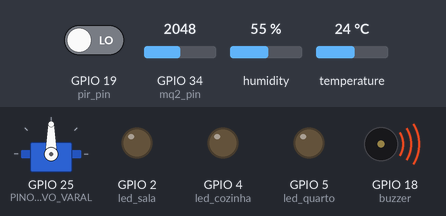
Bench run of a program on a simulated ESP32. Shown: servo, output pins drawn as LEDs (lit = HIGH), buzzer (waves = sounding, pin HIGH). The inputs (shaded band) are chosen by the test bench; at power-on: humidity 55 %, GPIO 34 (mq2_pin) = 2048, GPIO 19 (pir_pin) LOW, temperature 24 °C. WiFi joins after 1.5 s; servers stay silent unless stated; no MQTT or app messages arrive unless stated.

Above: at 1.2 s.
1.3 s: humidity set to 58 %
6.2 s: humidity set to 61 %
At 11.1 s:
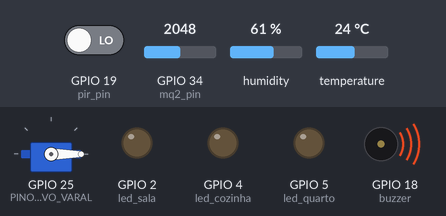
11.5 s: GPIO 34 (mq2_pin) set to 1956
At 12.6 s:
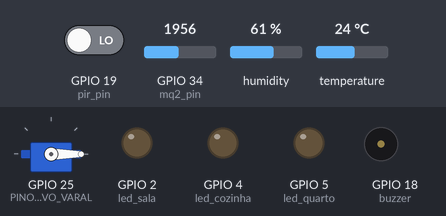
13.5 s: GPIO 19 (pir_pin) driven HIGH
At 14.5 s:
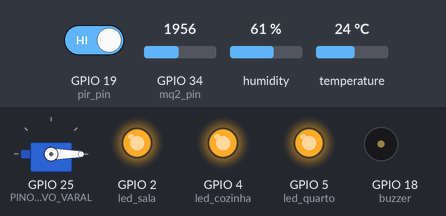
15.1 s: GPIO 34 (mq2_pin) set to 2040
At 17.1 s:
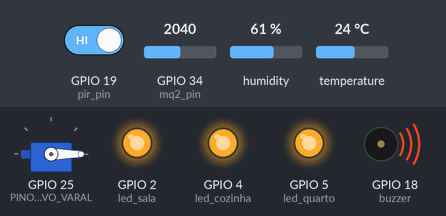
17.5 s: humidity set to 22 %
At 20.3 s:
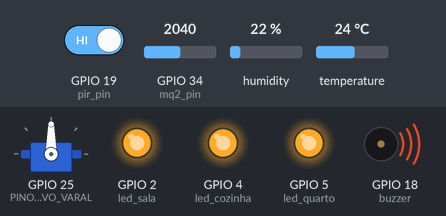
Timing chart, 0 to 21.8 s (numbered marks = the images above; inputs shaded):
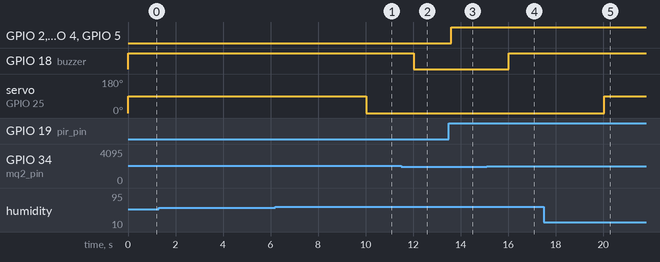

Measured:
- the behaviour switches between 59 and 60 % on humidity (found by bisection; images 0 and 1)
- the behaviour switches between 2001 and 2000 on GPIO 34 (mq2_pin) (found by bisection; images 1 and 2)
- after the input at 1.3 s, every drawn part: stays the same
- after the input at 6.2 s, servo on GPIO 25 (PINO_SERVO_VARAL): 90° → 0° after 3.8 s
- after the input at 11.5 s, GPIO 18 (buzzer): HIGH → LOW after 0.52 s
- after the input at 13.5 s, GPIO 2 (led_sala), GPIO 4 (led_cozinha), GPIO 5 (led_quarto): LOW → HIGH after 0.11 s
- after the input at 15.1 s, GPIO 18 (buzzer): LOW → HIGH after 0.93 s
- after the input at 17.5 s, servo on GPIO 25 (PINO_SERVO_VARAL): 0° → 90° after 2.5 s

The program:

main.cpp
```cpp
/*
  Projeto : Automação Residencial com ESP32
  Autor   : Eng. Wilhan Almeida
  Data    : 30/01/2026

  Descrição:
  Sistema de automação residencial utilizando ESP32,
  FreeRTOS e MQTT para controle de iluminação, sensores
  e atuadores simulados.
*/

#include <Arduino.h>
#include <PubSubClient.h>
#include <DHT.h>
#include <WiFi.h>
#include <ESP32Servo.h>


//PINAGEM
#define led_sala    2
#define led_cozinha 4
#define led_quarto  5
#define buzzer      18

#define pir_pin     19
#define mq2_pin     34
#define dht_pin     15

#define DHT_TIPO    DHT22

#define PINO_SERVO_VARAL 25
#define VARAL_RECOLHIDO  0
#define VARAL_ESTENDIDO  90

// WIFI E BROKER MQTT
const char* ssid = "Wokwi-GUEST";
const char* senha = "";
const char* brokerMQTT = "broker.hivemq.com";

// CLIENTE WIFI E MQTT
WiFiClient clienteWiFi;
PubSubClient clienteMQTT(clienteWiFi);

DHT dht(dht_pin, DHT_TIPO);
Servo servoVaral;

//DEFINÇÃO DOS ESTADOS  DO SISTEMA
typedef enum{
  ESTADO_INICIANDO,
  ESTADO_WIFI,
  ESTADO_MQTT,
  ESTADO_EXECUTANDO,
  ESTADO_ERRO
} EstadoSistema;

EstadoSistema estadoAtual = ESTADO_INICIANDO;

// ESTADOS DO VARAL
typedef enum {
  VARAL_MODO_AUTOMATICO,
  VARAL_MODO_MANUAL,
  VARAL_ABERTO,
  VARAL_FECHADO
} EstadoVaral_t;

EstadoVaral_t estadoVaral = VARAL_FECHADO;
EstadoVaral_t modoVaral   = VARAL_MODO_AUTOMATICO;

// EVENTOS
#define EVT_WIFI_OK          (1 << 0)
#define EVT_MQTT_OK          (1 << 1)
#define EVT_MOVIMENTO        (1 << 2)
#define EVT_GAS              (1 << 3)
#define EVT_ATUALIZAR_VARAL  (1 << 4)

// HANDLES DAS TASKS
TaskHandle_t tarefaEstadoHandle;
TaskHandle_t tarefaWifiHandle;
TaskHandle_t tarefaMQTTHandle;
TaskHandle_t tarefaIluminacaoHandle;
TaskHandle_t tarefaPIRHandle;
TaskHandle_t tarefaGasHandle;
TaskHandle_t tarefaClimaHandle;
TaskHandle_t tarefaVralHandle;


//TASK PARA CONTROLE DE ESTADO
void tarefaEstado(void *param){
  uint32_t eventos;

  while (1)
  {
    xTaskNotifyWait(0,0xFFFFFFFF, &eventos, portMAX_DELAY);

    switch (estadoAtual)
    {
    case ESTADO_INICIANDO:
      estadoAtual = ESTADO_WIFI;
      xTaskNotify(tarefaWifiHandle, 0, eNoAction);
      break;

    case ESTADO_WIFI:
      if(eventos & EVT_WIFI_OK){
        estadoAtual = ESTADO_MQTT;
        xTaskNotify(tarefaMQTTHandle, 0, eNoAction);
      }
      break;

    case ESTADO_MQTT:
      if(eventos & EVT_MQTT_OK){
        estadoAtual = ESTADO_EXECUTANDO;
      }
      break;

    case ESTADO_ERRO:
      estadoAtual = ESTADO_WIFI;
      xTaskNotify(tarefaWifiHandle, 0, eNoAction);
      break;

    default:
      break;
    }
  }
}

//TASK WIFI
void tarefaWifi(void *param){
  while (1)
  {
    WiFi.begin(ssid,senha);

    if (WiFi.waitForConnectResult() == WL_CONNECTED)
    {
      xTaskNotify(tarefaEstadoHandle, EVT_WIFI_OK, eSetBits);
    }
    else{
      estadoAtual = ESTADO_ERRO;
    }

    vTaskDelay(pdMS_TO_TICKS(5000));
  }
}

//TASK MQTT
void callbackMQTT(char* topico, byte* payload, unsigned int tamanho){
  String mensagem;

  for (unsigned int i = 0; i < tamanho; i++) {
    mensagem += (char)payload[i];
  }

  if (String(topico) == "casa/luz/sala")
    digitalWrite(led_sala, mensagem == "ON");

  if (String(topico) == "casa/luz/cozinha")
    digitalWrite(led_cozinha, mensagem == "ON");

  if (String(topico) == "casa/luz/quarto")
    digitalWrite(led_quarto, mensagem == "ON");
}

void tarefaMQTT(void *param){
  clienteMQTT.setServer(brokerMQTT, 1883);
  clienteMQTT.setCallback(callbackMQTT);

  while (1)
  {
    if(!clienteMQTT.connected()){
      if (clienteMQTT.connect("ESP32-CASA"))
      {
        clienteMQTT.subscribe("casa/luz/#");
        xTaskNotify(tarefaEstadoHandle, EVT_MQTT_OK, eSetBits);
      }
    }
    clienteMQTT.loop();
    vTaskDelay(pdMS_TO_TICKS(100));
  }
}

//TASK VARAL
void tarefaClima(void *param){
  while (1)
  {
    float umidade = dht.readHumidity();
    float temperatura = dht.readTemperature();

    if (umidade < 60) {
      servoVaral.write(VARAL_ESTENDIDO);
      estadoVaral = VARAL_ABERTO;
    } else {
      servoVaral.write(VARAL_RECOLHIDO);
      estadoVaral = VARAL_FECHADO;
    }

    char payload[50];
    sprintf(payload, "{\"temp\": %.1f, \"umi\": %.1f}", temperatura, umidade);
    clienteMQTT.publish("casa/clima", payload);

    vTaskDelay(pdMS_TO_TICKS(5000));
  }
}

//TASK DO SENSOR DE MOVIMENTO
void tarefaPIR(void *param){
  while(1){
    if(digitalRead(pir_pin)){
      digitalWrite(led_sala,HIGH);
      digitalWrite(led_cozinha,HIGH);
      digitalWrite(led_quarto,HIGH);
    }
    vTaskDelay(pdMS_TO_TICKS(200));
  }
}

//TASK PARA VAZAMENTO DE GÁS
void tarefaGas(void *param){
  while(1){
    int gas = analogRead(mq2_pin);

    if(gas>2000){
      digitalWrite(buzzer,HIGH);
      clienteMQTT.publish("casa/gas/alerta", "GAS DETECTADO");
    } else{
      digitalWrite(buzzer, LOW);
    }
    vTaskDelay(pdMS_TO_TICKS(1000));
  }
}

//SETUP
void setup(){
  pinMode(led_sala, OUTPUT);
  pinMode(led_cozinha, OUTPUT);
  pinMode(led_quarto, OUTPUT);
  pinMode(buzzer, OUTPUT);
  pinMode(pir_pin, INPUT);
  pinMode(mq2_pin, INPUT);

  servoVaral.attach(PINO_SERVO_VARAL);
  servoVaral.write(VARAL_RECOLHIDO);

  dht.begin();

  xTaskCreate(tarefaEstado, "estado", 4096, NULL, 3, &tarefaEstadoHandle);
  xTaskCreate(tarefaWifi, "wifi", 4096, NULL, 2, &tarefaWifiHandle);
  xTaskCreate(tarefaMQTT,"mqtt", 4096, NULL, 2, &tarefaMQTTHandle);
  xTaskCreate(tarefaGas, "Gas", 2048, NULL, 1, &tarefaGasHandle);
  xTaskCreate(tarefaClima, "Clima", 4096, NULL, 1, &tarefaClimaHandle);
  xTaskCreate(tarefaPIR, "movimento", 2048, NULL, 1, &tarefaPIRHandle);

  xTaskNotify(tarefaEstadoHandle, 0, eNoAction);
}

void loop(){
  //vazio
}
```
